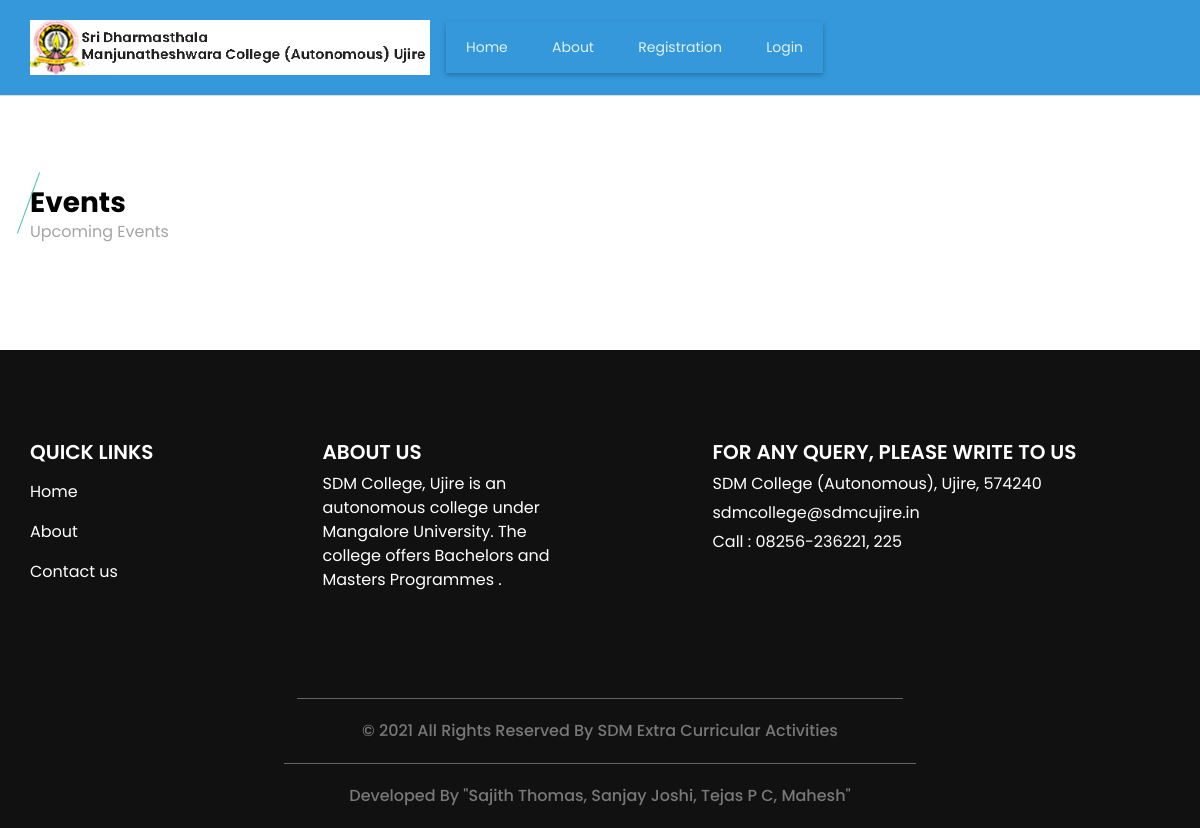
The app's page /display_event.php, older data.
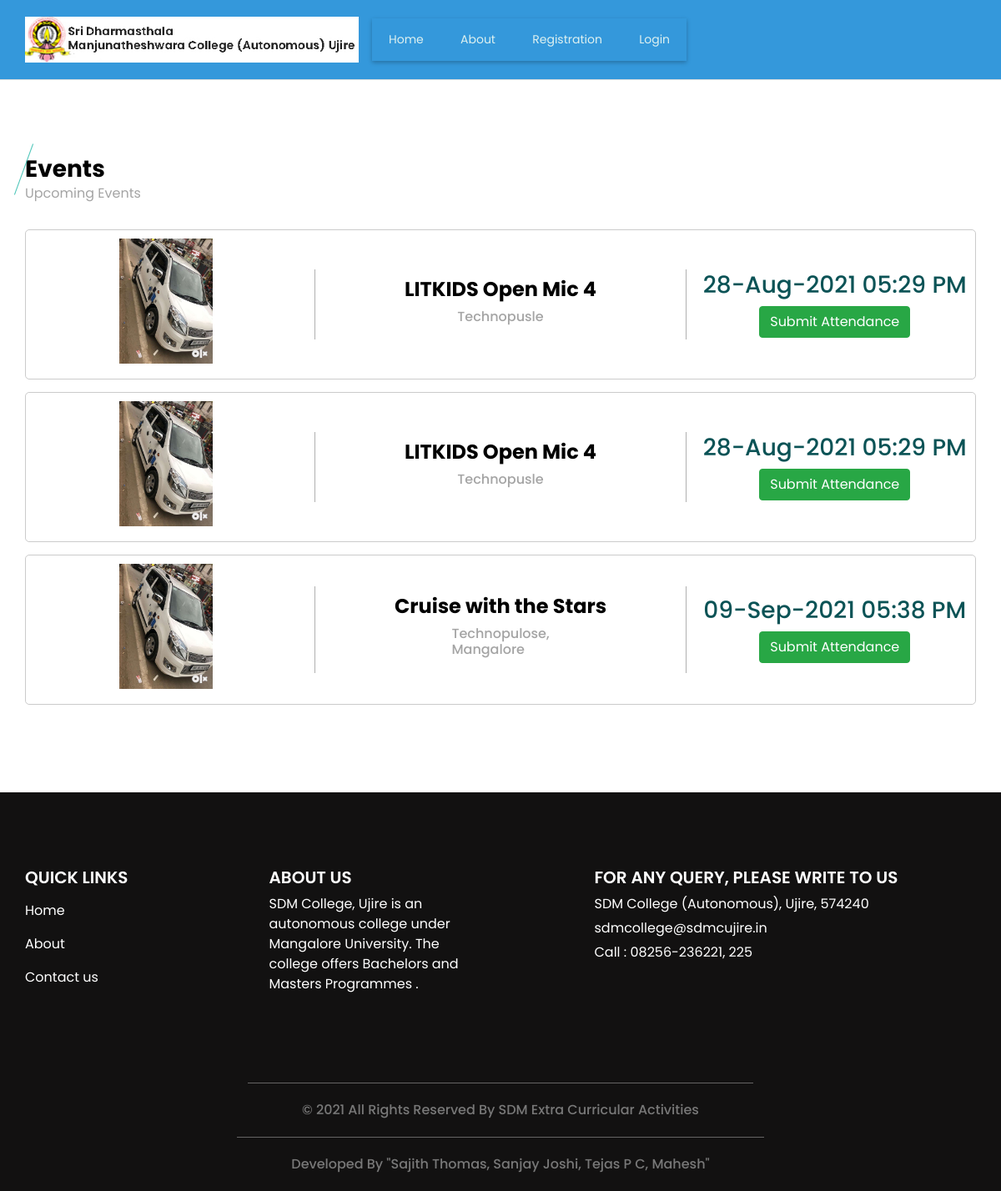
The same page, newer data.
### tables this page shows
CREATE TABLE `event` (
  `event_id` bigint(20) NOT NULL,
  `event_type_id` int(11) NOT NULL,
  `event_participation_type` varchar(25) NOT NULL COMMENT 'Single, Team',
  `no_of_participants` int(11) NOT NULL,
  `event_title` varchar(300) NOT NULL,
  `event_description` text NOT NULL,
  `event_rules` text NOT NULL,
  `event_banner` varchar(300) NOT NULL,
  `department_id` int(11) NOT NULL,
  `club` varchar(25) NOT NULL COMMENT 'if department not selected then it will come under club',
  `course_id` int(11) NOT NULL,
  `st_class` varchar(20) NOT NULL,
  `event_date_time` datetime NOT NULL,
  `event_venue` text NOT NULL,
  `staff_id` int(11) NOT NULL,
  `firstplace_point` int(11) NOT NULL,
  `secondplace_point` int(11) NOT NULL,
  `thirdplace_point` int(11) NOT NULL,
  `participation_point` int(11) NOT NULL,
  `participation_limit` int(11) NOT NULL,
  `event_status` varchar(10) NOT NULL
);

### display_event.php (the view, shortened to what this page needs)
<?php
include("header.php");
?>
  <section class="event_section layout_padding">
    <div class="container">
      <div class="heading_container">
        <h3>
          Events
        </h3>
        <p>
          Upcoming Events
        </p>
      </div>
      <?php
		    $sqlview = "SELECT * FROM  event where event_date_time > CURDATE()";
		    $qsqlview = mysqli_query($con,$sqlview);
	    	while($rsview = mysqli_fetch_array($qsqlview))
		    {
          ?>
      <div class="event_container">
        <div class="box">
          <div class="img-box">
           <h5>
		  <?php
      $imge=$rsview['event_banner'];
      echo '<img src="imgbanner/' .$imge .'" width="150" height="150">';
      ?>
		   </h5>
          </div>
          <div class="detail-box">
            <h4>
            <?php echo $rsview['event_title'];?>
            </h4>
            <h6>
              <?php echo $rsview['event_venue'];?>
            </h6>
          </div>
          <div class="date-box">
            <h3>
            <?php echo date("d-M-Y h:i A",strtotime($rsview['event_date_time']));?>
            </h3>
			<a href="attendance.php?event_id=<?php echo $rsview['event_id']; ?>" class="btn btn-success">Submit Attendance</a>
          </div>
        </div>
        <?php
      }
        ?>
    </div>
  </section>
<?php
include("footer.php");
?>

### header.php (shortened to what this page needs)
<!DOCTYPE html>
<html>
<head>
  <link rel="stylesheet" type="text/css" href="css/bootstrap.css" />
  <link href="css/style.css" rel="stylesheet" />
  <link href="css/responsive.css" rel="stylesheet" />
  <link href="css/jquery.dataTables.min.css" rel="stylesheet" />
  <link rel="stylesheet" href="https://cdnjs.cloudflare.com/ajax/libs/font-awesome/4.7.0/css/font-awesome.min.css">
</head>
<body
<?php
if(basename($_SERVER['PHP_SELF']) != "index.php")
{
?>
class="sub_page"
<?php
}
?>>
<?php
include("headerpage.php");
?>

### headerpage.php (shortened to what this page needs)
<div id="header">
  <header>
    <div class="container">
      <div class="row">
        <div class="col-12">
          <nav class="navbar navbar-expand-lg navbar-light">
            <a class="navbar-brand" href="index.php"><img src="images/logo_new.jpg" alt="logo" style="width: 400px;"></a>
            <div class="collapse navbar-collapse" id="navbartoggle">
<div class="nav-fostrap">
	<ul>
		<li><a href="index.php">Home</a></li>
		<li><a href="about.php">About</a></li>
		<?php
		if(isset($_SESSION['staff_id']) || ($_SESSION['student_id']))
		{
		?>
		<li><a href="logout.php">Logout</a></li>
		<?php
		}
		else
		{
		?>
		<li><a href="student.php">Registration</a></li>
		<li><a href="login.php">Login</a></li>
		<?php
		}
		?>
	</ul>
</div>
            </div>
          </nav>
        </div>
      </div>
    </div>
  </header>
</div>

### footer.php (shortened to what this page needs)
  <section class="info_section layout_padding">
    <div class="container">
      <div class="row">
        <div class="col-md-3">
          <div class="info_menu">
            <h5>
              QUICK LINKS
            </h5>
            <ul class="navbar-nav  ">
              <li class="nav-item active">
                <a class="nav-link" href="index.php">Home <span class="sr-only">(current)</span></a>
              </li>
              <li class="nav-item">
                <a class="nav-link" href="about.php"> About </a>
              </li>
              <li class="nav-item">
                <a class="nav-link" href="contact.php">Contact us</a>
              </li>
            </ul>
          </div>
        </div>
        <div class="col-md-3">
          <div class="info_course">
            <h5>
              About Us
            </h5>
            <p>
              SDM College, Ujire is an autonomous college under Mangalore University. The college offers Bachelors and Masters Programmes .
            </p>
          </div>
        </div>
        <div class="col-md-5 offset-md-1">
          <div class="info_news">
            <h5>
              FOR ANY QUERY, PLEASE WRITE TO US
            </h5>
            <div class="info_contact">
              <a href="">
                SDM College (Autonomous), Ujire, 574240
              </a>
              <a href="">
                sdmcollege@sdmcujire.in
              </a>
              <a href="">
                Call : 08256-236221, 225
              </a>
            </div>
          </div>
        </div>
      </div>
    </div>
  </section>
  <footer class="container-fluid footer_section">
    <p>
      &copy; 2021 All Rights Reserved By SDM Extra Curricular Activities
    </p>
  </footer>
  <footer class="container-fluid footer_section">
      <p>
        Developed By "Sajith Thomas, Sanjay Joshi, Tejas P C, Mahesh"
      </p>
  </footer>
</body>
</html>

### css/style.css (style rules this page uses)
body { font-family: "Poppins", sans-serif; color: #000000; background-color: #ffffff; }
.layout_padding { padding: 90px 0; }
.heading_container { display: -webkit-box; display: -ms-flexbox; display: flex; -webkit-box-orient: vertical; -webkit-box-direction: normal; -ms-flex-direction: column; flex-direction: column; -webkit-box-align: start; -ms-flex-align: start; align-items: flex-start; }
.heading_container h3 { font-weight: bold; position: relative; margin-bottom: 15px; }
.heading_container h3::before { content: ""; position: absolute; top: 50%; left: 2px; width: 1px; height: 65px; background-color: #4bc5b8; -webkit-transform: translateY(-50%) rotate(20deg); transform: translateY(-50%) rotate(20deg); }
a, a:hover, a:focus { text-decoration: none; }
.btn, .btn:focus { outline: none !important; -webkit-box-shadow: none; box-shadow: none; }
.navbar-brand { display: -webkit-box; display: -ms-flexbox; display: flex; -webkit-box-orient: vertical; -webkit-box-direction: normal; -ms-flex-direction: column; flex-direction: column; -webkit-box-align: end; -ms-flex-align: end; align-items: flex-end; }
.event_section .heading_container h3 { margin-bottom: 0; }
.event_section .heading_container h3::before { left: -2px; }
.event_section p { color: #a4a4a4; }
.event_section .event_container .box { display: -webkit-box; display: -ms-flexbox; display: flex; -webkit-box-align: center; -ms-flex-align: center; align-items: center; border: 1px solid #cbcbcb; margin: 15px 0; border-radius: 5px; }
.event_section .event_container .box > div { -webkit-box-flex: 1; -ms-flex: 1; flex: 1; display: -webkit-box; display: -ms-flexbox; display: flex; -webkit-box-orient: vertical; -webkit-box-direction: normal; -ms-flex-direction: column; flex-direction: column; -webkit-box-align: center; -ms-flex-align: center; align-items: center; -webkit-box-pack: center; -ms-flex-pack: center; justify-content: center; margin: 10px; }
.event_section .event_container .box .img-box img { width: 100%; }
.event_section .event_container .box .detail-box { border-left: 1px solid #b0b0b0; border-right: 1px solid #b0b0b0; -webkit-box-flex: 1.4; -ms-flex: 1.4; flex: 1.4; padding: 10px 0; }
.event_section .event_container .box .detail-box h4 { font-weight: bold; }
.event_section .event_container .box .detail-box h6 { color: #a4a4a4; }
.event_section .event_container .box .date-box h3 { color: #0b5356; }
.info_section { background-color: #121111; color: #ffffff; }
.info_section h5 { text-transform: uppercase; font-weight: 600; }
.info_section .info_menu .navbar-nav .nav-item .nav-link { color: #ffffff; }
.info_section .info_news .info_contact { display: -webkit-box; display: -ms-flexbox; display: flex; -webkit-box-orient: vertical; -webkit-box-direction: normal; -ms-flex-direction: column; flex-direction: column; -webkit-box-align: start; -ms-flex-align: start; align-items: flex-start; }
.info_section .info_news .info_contact a { color: #ffffff; margin-bottom: 5px; }
.footer_section { background-color: #121111; font-weight: 500; display: -webkit-box; display: -ms-flexbox; display: flex; -webkit-box-pack: center; -ms-flex-pack: center; justify-content: center; }
.footer_section p { padding: 20px 65px; color: #787878; margin: 0 auto; text-align: center; border-top: 1px solid rgba(224, 224, 224, 0.4); }

### css/responsive.css (style rules this page uses)
@media (min-width: 1200px) { .container { max-width: 1170px; } }

### topmenu.php (style rules this page uses)
.nav-fostrap { display: block; margin-bottom: 15px 0; background: #3498db; -webkit-box-shadow:0 2px 5px 0 rgba(0,0,0,0.26); -moz-box-shadow:0 2px 5px 0 rgba(0,0,0,0.26); -o-box-shadow:0 2px 5px 0 rgba(0,0,0,0.26); z-index: 120; box-shadow: 0 2px 5px 0 rgba(0,0,0,0.26); }
.nav-fostrap ul { list-style-type: none; margin: 0; padding: 0; display: block; }
.nav-fostrap li { list-style-type: none; margin: 0; padding: 0; display: inline-block; position: relative; font-size: 14px; color: #def1f0; }
.nav-fostrap li a { padding: 15px 20px; font-size: 14px; color: #def1f0; display: inline-block; outline: 0; font-weight: 400; text-decoration: none; }

### headerpage.php (style rules this page uses)
#header nav { padding: 15px 0px; }
#header { border-bottom: 1px solid #ddd; background-color: #3498db; float: center; width: 100%; }

Row changes from the older to the newer data that the page shows:
added event: event_banner (picture), event_title "LITKIDS Open Mic 4", event_venue "Technopusle", event_date_time "28-Aug-2021 05:29 PM"
added event: event_banner (picture), event_title "LITKIDS Open Mic 4", event_venue "Technopusle", event_date_time "28-Aug-2021 05:29 PM"
added event: event_banner (picture), event_title "Cruise with the Stars", event_venue "Technopulose, Mangalore", event_date_time "09-Sep-2021 05:38 PM"
